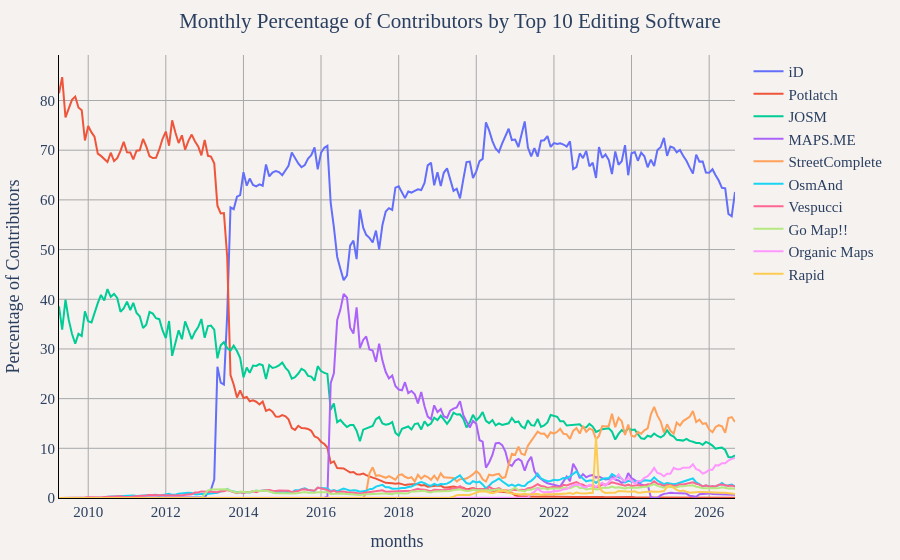

This figure's notebook cell:
### Markdown cell above
## Monthly Percentage of Contributors by Top 10 Editing Software

### Code cell
df = duckdb.sql("""
WITH top_software AS (
	SELECT created_by
	FROM (
		SELECT
			created_by,
			COUNT(DISTINCT user_name) as total_contributors
		FROM '../changeset_data/year=*/month=*/*.parquet'
		WHERE created_by IS NOT NULL
		GROUP BY created_by
		ORDER BY total_contributors DESC
		LIMIT 10
	)
),
monthly_software_contributors AS (
	SELECT 
		CONCAT(year, '-', LPAD(CAST(month as VARCHAR), 2, '0')) as months,
		created_by,
		COUNT(DISTINCT user_name) as contributors
	FROM '../changeset_data/year=*/month=*/*.parquet'
	WHERE created_by IN (SELECT created_by FROM top_software)
	GROUP BY year, month, created_by
),
monthly_total_contributors AS (
	SELECT 
		CONCAT(year, '-', LPAD(CAST(month as VARCHAR), 2, '0')) as months,
		COUNT(DISTINCT user_name) as total_contributors
	FROM '../changeset_data/year=*/month=*/*.parquet'
	WHERE created_by IS NOT NULL
	GROUP BY year, month
)
SELECT 
	msc.months,
	msc.created_by,
	ROUND((msc.contributors * 100.0) / mtc.total_contributors, 2) as 'Percentage of Contributors'
FROM monthly_software_contributors msc
JOIN monthly_total_contributors mtc ON msc.months = mtc.months
ORDER BY msc.months, msc.created_by""").df()

util.show_figure(
    [
        util.FigureConfig(
            title="Monthly Percentage of Contributors by Top 10 Editing Software",
            x_col="months",
            y_col="Percentage of Contributors",
            y_unit_hover_template="%",
            group_col="created_by",
            query_or_df=df,
        ),
    ],
)

### Figure 1 — Plotly figure (JSON) as saved in the notebook; plotly's stock layout.template omitted (floating-point values rounded to 4 significant figures; data arrays with more than 128 entries replaced by an {"elided": "..."} marker saying what was removed)
{"data": [{"hovertemplate": "iD<br>%{x}<br>%{y:,} %<extra></extra>", "name": "iD", "type": "scatter", "visible": true, "x": {"elided": "210 str values"}, "y": {"elided": "210 float values"}}, {"hovertemplate": "Potlatch<br>%{x}<br>%{y:,} %<extra></extra>", "name": "Potlatch", "type": "scatter", "visible": true, "x": {"elided": "210 str values"}, "y": {"elided": "210 float values"}}, {"hovertemplate": "JOSM<br>%{x}<br>%{y:,} %<extra></extra>", "name": "JOSM", "type": "scatter", "visible": true, "x": {"elided": "210 str values"}, "y": {"elided": "210 float values"}}, {"hovertemplate": "MAPS.ME<br>%{x}<br>%{y:,} %<extra></extra>", "name": "MAPS.ME", "type": "scatter", "visible": true, "x": {"elided": "210 str values"}, "y": {"elided": "210 float values"}}, {"hovertemplate": "StreetComplete<br>%{x}<br>%{y:,} %<extra></extra>", "name": "StreetComplete", "type": "scatter", "visible": true, "x": {"elided": "210 str values"}, "y": {"elided": "210 float values"}}, {"hovertemplate": "OsmAnd<br>%{x}<br>%{y:,} %<extra></extra>", "name": "OsmAnd", "type": "scatter", "visible": true, "x": {"elided": "210 str values"}, "y": {"elided": "210 float values"}}, {"hovertemplate": "Vespucci<br>%{x}<br>%{y:,} %<extra></extra>", "name": "Vespucci", "type": "scatter", "visible": true, "x": {"elided": "210 str values"}, "y": {"elided": "210 float values"}}, {"hovertemplate": "Go Map!!<br>%{x}<br>%{y:,} %<extra></extra>", "name": "Go Map!!", "type": "scatter", "visible": true, "x": {"elided": "210 str values"}, "y": {"elided": "210 float values"}}, {"hovertemplate": "Organic Maps<br>%{x}<br>%{y:,} %<extra></extra>", "name": "Organic Maps", "type": "scatter", "visible": true, "x": {"elided": "210 str values"}, "y": {"elided": "210 float values"}}, {"hovertemplate": "Rapid<br>%{x}<br>%{y:,} %<extra></extra>", "name": "Rapid", "type": "scatter", "visible": true, "x": {"elided": "210 str values"}, "y": {"elided": "210 float values"}}], "layout": {"barmode": "stack", "font": {"family": "Times", "size": 15}, "margin": {"b": 55, "l": 55, "r": 55, "t": 55}, "paper_bgcolor": "#f5f2f0", "plot_bgcolor": "#f5f2f0", "title": {"text": "Monthly Percentage of Contributors by Top 10 Editing Software", "x": 0.5}, "xaxis": {"gridcolor": "darkgray", "linecolor": "black", "showgrid": true, "tickcolor": "black", "title": {"text": "months"}, "zerolinecolor": "darkgray"}, "yaxis": {"gridcolor": "darkgray", "linecolor": "black", "rangemode": "tozero", "showgrid": true, "tickcolor": "black", "title": {"text": "Percentage of Contributors"}, "zerolinecolor": "darkgray"}}}
